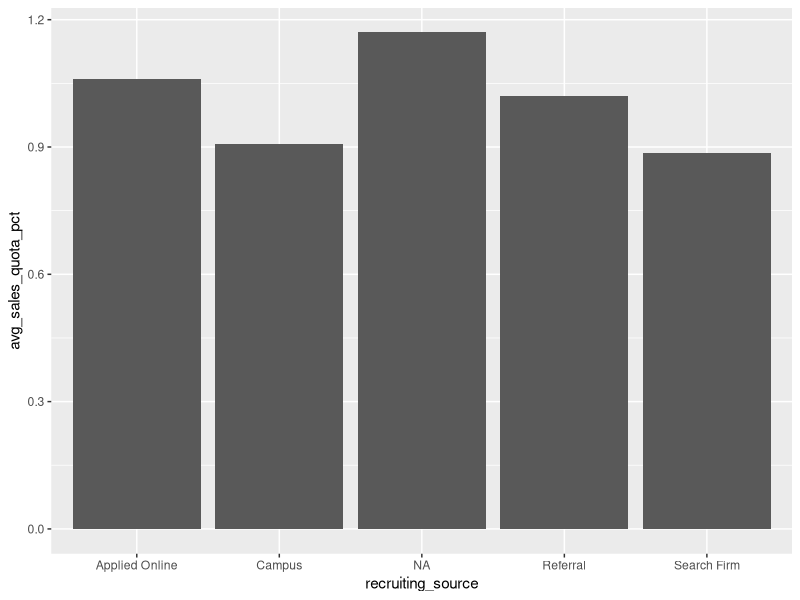
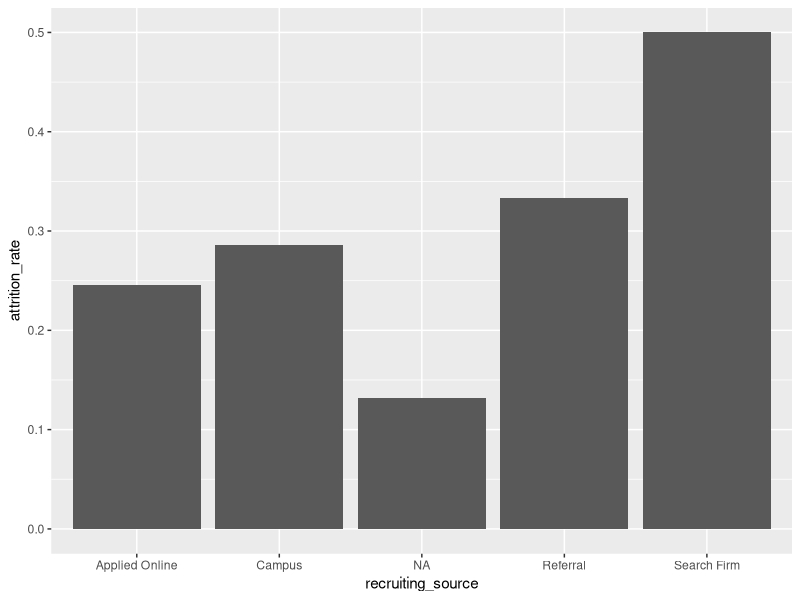

Recreate these plots in R, in order. (Note: this script raises an error after producing the figures.)
# Load the ggplot2 package
library(dplyr)
library(ggplot2)

avg_sales <- data.frame(
  recruiting_source = c("Applied Online", "Campus", "Referral", "Search Firm", "NA"), 
  avg_sales_quota_pct=c(1.06, 0.908, 1.02, 0.887, 1.17)
)

# Plot the bar chart
ggplot(avg_sales, aes(x=recruiting_source,y=avg_sales_quota_pct)) +
  geom_col()

avg_attrition <- data.frame(
  recruiting_source = c("NA", "Applied Online", "Campus", "Referral", "Search Firm"), 
  attrition_rate=c(0.132, 0.246, 0.286, 0.333, 0.5)
)

# Plot the bar chart
ggplot(avg_attrition,aes(x=recruiting_source, y=attrition_rate)) +
  geom_col()

# Run the simple regression
model_simple <- lm(salary ~ new_hire, data = pay)

# Display the summary of model_simple (dplyr is needed for %>%)
model_simple %>% 
  summary()

# Display a tidy summary
library(broom)
model_simple %>% 
  tidy()

# Is new hire pay significantly higher in this model?
significant <- TRUE

# Run the multiple regression
model_multiple <- lm(salary ~ new_hire + job_level, data = pay)

# Display the summary of model_multiple
model_multiple %>% 
  summary()

# Display a tidy summary
model_multiple %>% 
  tidy()

# Is new hire pay significantly higher in this model?
significant <- FALSE